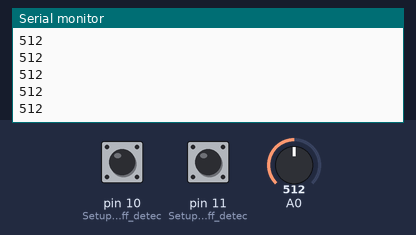
The sketch below on a simulated Arduino Uno, built with avr-gcc and run on an emulated ATmega328P. Shown: the last lines printed to the serial monitor. Inputs (shaded band) come from the test bench; at power-on: pin 10 (Setup_for_leads_off_detec) LOW, A0 = 512, pin 11 (Setup_for_leads_off_detec) LOW.

Above: at 1.2 s.
1.3 s: pin 10 (Setup_for_leads_off_detec) pulled HIGH for 0.15 s
2.9 s: A0 set to 716
At 3.4 s:
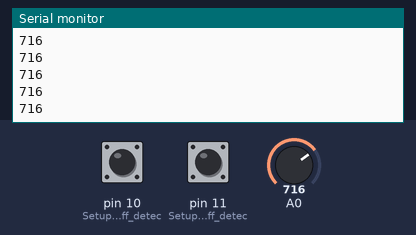
4.4 s: pin 11 (Setup_for_leads_off_detec) pulled HIGH for 0.15 s
6.0 s: pin 10 (Setup_for_leads_off_detec) pulled HIGH for 1 s
At 6.5 s:
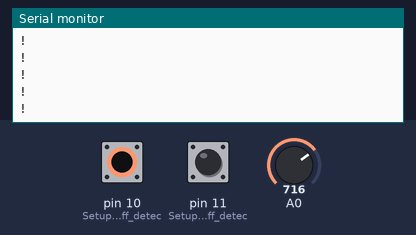
8.5 s: A0 set to 900
At 9.3 s:
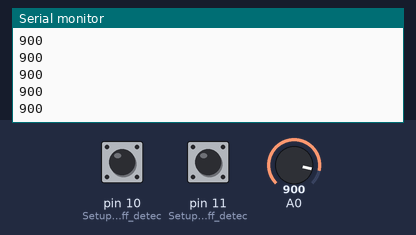
10.0 s: pin 11 (Setup_for_leads_off_detec) pulled HIGH for 0.15 s
Timing chart, 0 to 12.6 s (numbered marks = the images above; inputs shaded):
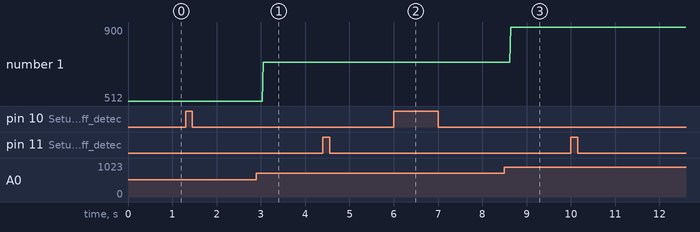

Measured:
- after the input at 2.9 s, the serial monitor: prints a new line after 0.15 s (image 1)
- after the input at 8.5 s, the serial monitor: prints a new line after 0.14 s (image 3)
- plotted number 1: 512 → 716 after the input at 2.9 s, 716 → 900 after the input at 8.5 s

The sketch:

emgTest.ino
```cpp
char dataReady=0;
int muscle = 0;

void setupTimer1() {
  noInterrupts();
  // Clear registers
  TCCR1A = 0;
  TCCR1B = 0;
  TCNT1 = 0;

  // 1000 Hz (16000000/((249+1)*64))
  OCR1A = 249;
  // CTC
  TCCR1B |= (1 << WGM12);
  // Prescaler 64
  TCCR1B |= (1 << CS11) | (1 << CS10);
  // Output Compare Match A Interrupt Enable
  TIMSK1 |= (1 << OCIE1A);
  interrupts();
}

void setup() {
  // initialize the serial communication:
  Serial.begin(4800);
//  Serial.println("CLEARDATA");
//  Serial.println("LABEL,t,A0");
  pinMode(10, INPUT); // Setup for leads off detection LO +
  pinMode(11, INPUT); // Setup for leads off detection LO -
  setupTimer1();

}

void loop() {
  if(dataReady>0)
  {
    dataReady=0;
    muscle = analogRead(A0);
    //sicaklik = analogRead(A1);
    //tarti = analogRead(A2);
    if((digitalRead(10) == 1)||(digitalRead(11) == 1)){
      Serial.println('!');
    }
    else{
      // send the value of analog input 0:
//        Serial.print("DATA,TIME,");
        Serial.println(muscle);
//        Serial.print(";");
//        Serial.print(sicaklik);
//        Serial.print(";");
//        Serial.print(tarti);
        Serial.println("");
    }
  }
}

ISR(TIMER1_COMPA_vect){//timer0 interrupt 2kHz toggles pin 8
//generates pulse wave of frequency 2kHz/2 = 1kHz (takes two cycles for full wave- toggle high then toggle low)
  dataReady=1;
}
```
